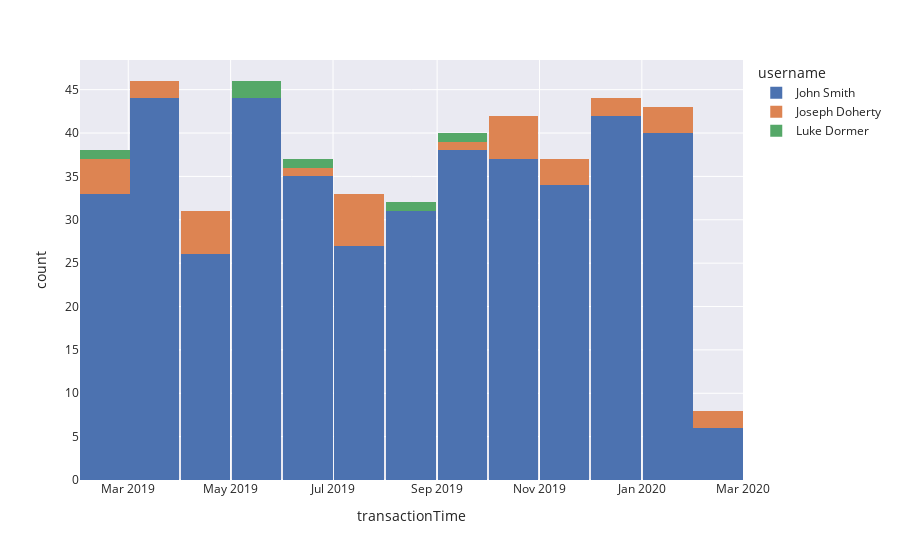

The notebook cell this image was saved under:
### Code cell
fig = px.histogram(df, x=df['transactionTime'], 
                   color=df['username'])
fig.show()

### Figure 1 — Plotly figure (JSON) as saved in the notebook; plotly's stock layout.template omitted (floating-point values rounded to 4 significant figures; data arrays with more than 128 entries replaced by an {"elided": "..."} marker saying what was removed)
{"data": [{"alignmentgroup": "True", "bingroup": "x", "hoverlabel": {"namelength": 0}, "hovertemplate": "username=John Smith<br>transactionTime=%{x}<br>count=%{y}", "legendgroup": "John Smith", "marker": {"color": "rgb(76,114,176)"}, "name": "John Smith", "offsetgroup": "John Smith", "orientation": "v", "showlegend": true, "type": "histogram", "x": {"elided": "437 str values"}, "xaxis": "x", "yaxis": "y"}, {"alignmentgroup": "True", "bingroup": "x", "hoverlabel": {"namelength": 0}, "hovertemplate": "username=Joseph Doherty<br>transactionTime=%{x}<br>count=%{y}", "legendgroup": "Joseph Doherty", "marker": {"color": "rgb(221,132,82)"}, "name": "Joseph Doherty", "offsetgroup": "Joseph Doherty", "orientation": "v", "showlegend": true, "type": "histogram", "x": ["2019-07-20 10:24:28", "2020-02-05 18:11:17", "2019-04-10 07:17:23", "2019-10-20 12:22:00", "2019-02-17 00:17:38", "2019-04-07 12:15:52", "2019-06-17 21:19:31", "2019-04-21 01:57:19", "2019-11-28 13:38:06", "2019-07-11 16:22:42", "2019-09-17 05:20:07", "2019-10-07 13:23:12", "2019-07-05 01:34:34", "2019-10-20 01:42:23", "2019-10-17 12:31:07", "2019-04-28 18:52:27", "2019-11-27 08:05:22", "2020-01-13 15:58:11", "2019-02-07 16:04:42", "2019-07-21 11:21:18", "2019-11-06 07:47:22", "2020-01-19 02:34:22", "2019-03-13 12:48:58", "2019-02-07 22:40:39", "2019-12-27 06:25:48", "2019-10-13 12:23:57", "2020-01-23 10:54:48", "2019-04-22 10:39:54", "2019-07-31 19:50:05", "2019-12-01 03:12:23", "2019-02-19 17:16:53", "2019-07-02 11:18:38", "2019-03-02 16:22:22", "2020-02-01 00:08:21"], "xaxis": "x", "yaxis": "y"}, {"alignmentgroup": "True", "bingroup": "x", "hoverlabel": {"namelength": 0}, "hovertemplate": "username=Luke Dormer<br>transactionTime=%{x}<br>count=%{y}", "legendgroup": "Luke Dormer", "marker": {"color": "rgb(85,168,104)"}, "name": "Luke Dormer", "offsetgroup": "Luke Dormer", "orientation": "v", "showlegend": true, "type": "histogram", "x": ["2019-08-31 00:10:15", "2019-05-13 01:12:40", "2019-06-23 05:04:58", "2019-09-23 13:50:18", "2019-02-19 18:50:57", "2019-05-07 08:47:53"], "xaxis": "x", "yaxis": "y"}], "layout": {"barmode": "relative", "legend": {"title": {"text": "username"}, "tracegroupgap": 0}, "margin": {"t": 60}, "xaxis": {"anchor": "y", "domain": [0.0, 1.0], "title": {"text": "transactionTime"}}, "yaxis": {"anchor": "x", "domain": [0.0, 1.0], "title": {"text": "count"}}}}
